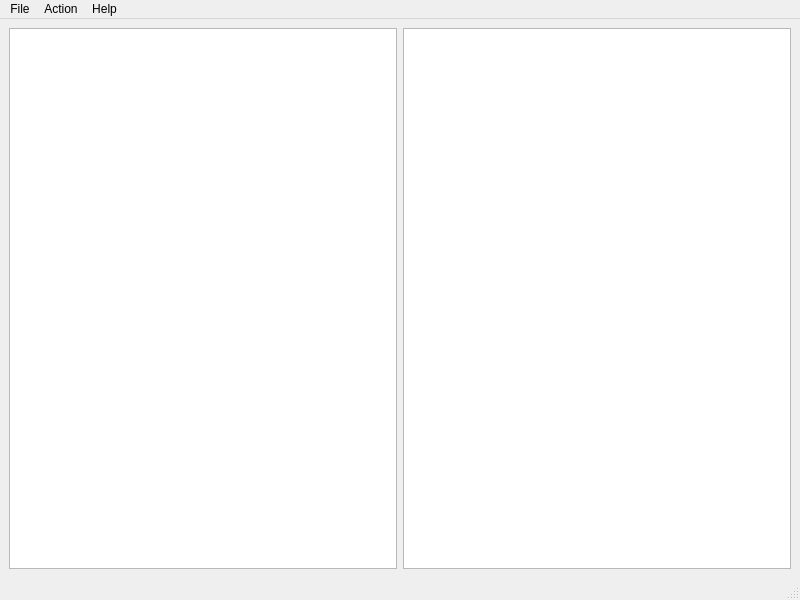
<?xml version="1.0" encoding="UTF-8"?>
<ui version="4.0">
 <class>MainWindow</class>
 <widget class="QMainWindow" name="MainWindow">
  <property name="geometry">
   <rect>
    <x>0</x>
    <y>0</y>
    <width>800</width>
    <height>600</height>
   </rect>
  </property>
  <property name="windowTitle">
   <string>MainWindow</string>
  </property>
  <widget class="QWidget" name="centralwidget">
   <layout class="QGridLayout" name="gridLayout">
    <item row="0" column="0">
     <layout class="QGridLayout" name="gridLayout_2">
      <item row="1" column="0">
       <widget class="QTextEdit" name="textSrcCode"/>
      </item>
      <item row="1" column="1">
       <widget class="QTextEdit" name="textOutput">
        <property name="readOnly">
         <bool>true</bool>
        </property>
       </widget>
      </item>
     </layout>
    </item>
   </layout>
  </widget>
  <widget class="QMenuBar" name="menubar">
   <property name="geometry">
    <rect>
     <x>0</x>
     <y>0</y>
     <width>800</width>
     <height>29</height>
    </rect>
   </property>
   <widget class="QMenu" name="menuFile">
    <property name="title">
     <string>File</string>
    </property>
    <addaction name="actionOpen"/>
    <addaction name="actionSave"/>
    <addaction name="actionSave_As"/>
    <addaction name="separator"/>
    <addaction name="actionExit"/>
   </widget>
   <widget class="QMenu" name="menuHelp">
    <property name="title">
     <string>Help</string>
    </property>
    <addaction name="actionAbout"/>
   </widget>
   <widget class="QMenu" name="menuRun">
    <property name="title">
     <string>Action</string>
    </property>
    <addaction name="actionRun"/>
    <addaction name="actionStop"/>
   </widget>
   <addaction name="menuFile"/>
   <addaction name="menuRun"/>
   <addaction name="menuHelp"/>
  </widget>
  <widget class="QStatusBar" name="statusbar"/>
  <action name="actionNew">
   <property name="text">
    <string>New</string>
   </property>
  </action>
  <action name="actionOpen">
   <property name="icon">
    <iconset theme="document-open"/>
   </property>
   <property name="text">
    <string>&amp;Open...</string>
   </property>
   <property name="shortcut">
    <string>Ctrl+O</string>
   </property>
  </action>
  <action name="actionSave">
   <property name="icon">
    <iconset theme="document-save"/>
   </property>
   <property name="text">
    <string>&amp;Save</string>
   </property>
   <property name="shortcut">
    <string>Ctrl+S</string>
   </property>
  </action>
  <action name="actionSave_As">
   <property name="icon">
    <iconset theme="document-save-as"/>
   </property>
   <property name="text">
    <string>&amp;Save As...</string>
   </property>
   <property name="toolTip">
    <string>Save As</string>
   </property>
  </action>
  <action name="actionExit">
   <property name="icon">
    <iconset theme="application-exit"/>
   </property>
   <property name="text">
    <string>&amp;Quit</string>
   </property>
   <property name="iconText">
    <string>Quit</string>
   </property>
   <property name="shortcut">
    <string>Ctrl+Q</string>
   </property>
  </action>
  <action name="actionRun">
   <property name="icon">
    <iconset theme="system-run"/>
   </property>
   <property name="text">
    <string>&amp;Run</string>
   </property>
   <property name="shortcut">
    <string>F5</string>
   </property>
  </action>
  <action name="actionStop">
   <property name="icon">
    <iconset theme="process-stop"/>
   </property>
   <property name="text">
    <string>&amp;Stop</string>
   </property>
  </action>
  <action name="actionAbout">
   <property name="icon">
    <iconset theme="help-about"/>
   </property>
   <property name="text">
    <string>&amp;About</string>
   </property>
  </action>
 </widget>
 <resources/>
 <connections/>
</ui>
